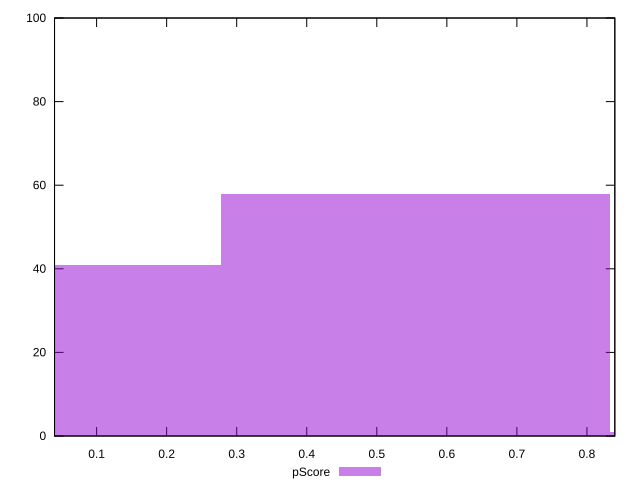

Recreate this plot in gnuplot.
reset

$pScore <<EOF
0.5557202751052206 58
0 41
1.1114405502104412 1
EOF

set key outside below
set boxwidth 0.5557202751052206
set xrange [0.039945111999131366:0.8398152374427097]
set yrange [0:100]
set trange [0:100]
set style fill transparent solid 0.5 noborder
set terminal svg size 640, 490 enhanced background rgb 'white'
set output "report_00020_2021-02-19T21:17:38.612Z2/first-meaningful-paint/samples/pages/pScore/histogram.svg"

plot $pScore title "pScore" with boxes

reset
